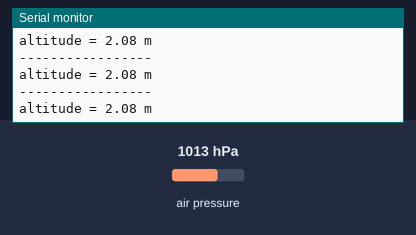
This sketch was run on a simulated Arduino Uno, built with avr-gcc and run on an emulated ATmega328P. Parts: the last lines printed to the serial monitor. The test bench sets the inputs (shaded band); at power-on: air pressure 1013 hPa.

Above: at 1.2 s.
1.3 s: air pressure set to 952 hPa
At 1.7 s:
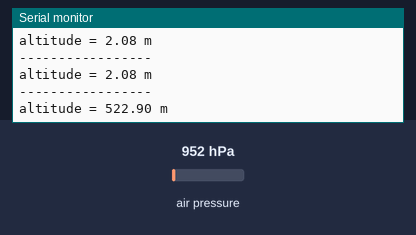
4.3 s: air pressure set to 975 hPa
At 4.46 s:
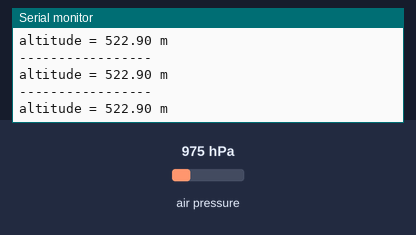
Timing chart, 0 to 7.3 s (numbered marks = the images above; inputs shaded):
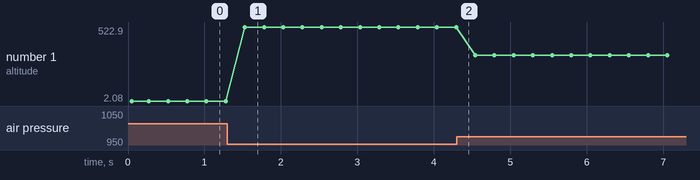

The sketch:

Altitud.ino
```cpp
#include <Adafruit_MPL3115A2.h>

Adafruit_MPL3115A2 baro;


void setup() {
  Serial.begin(9600);
  while(!Serial);
  Serial.println("Adafruit_MPL3115A2 test!");

  if (!baro.begin()) {
    Serial.println("Could not find sensor. Check wiring.");
    while(1);
  }

  // use to set sea level pressure for current location
  // this is needed for accurate altitude measurement
  // STD SLP = 1013.26 hPa
  baro.setSeaPressure(1013.26);
}

void loop() {

  float altitude = baro.getAltitude();


  Serial.println("\n-----------------");
  Serial.print("altitude = "); Serial.print(altitude); Serial.println(" m");
  delay(250);
}
```

Measured:
- after the input at 1.3 s, the serial monitor: prints a new line after 0.23 s (image 1)
- plotted number 1: 2.08 → 522.9 after the input at 1.3 s, 522.9 → 323.44 after the input at 4.3 s
